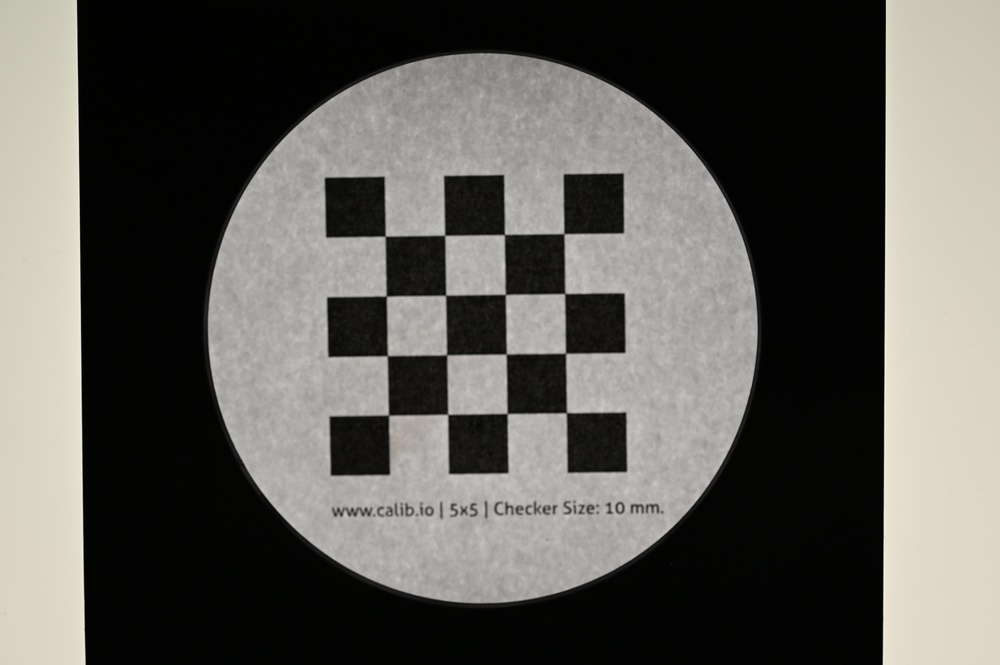
#> input picture images/calibration_image.jpg, 1000 x 665 px, shrunk from 6048 x 4024 before the run
$ jupyter execute experimentCalibration.ipynb
#> lines starting #> are read from the running program, lines starting #| are printed output that depends on the picture; after the words box and inside, x2 and y2 are one past the last pixel; in counts of white or black regions, pixels touching at a corner belong together
#> further down, calibImg is the input picture: shape (665, 1000, 3); mean B, G, R 88.3, 92.8, 94.8
### maragoniProcessing/scalingFactor.py
import cv2
import numpy as np

def scalingFactor(calib_img: np.ndarray, patternSize: tuple, checkerSize: int) -> tuple:
    '''returns the scaling factor and a varification image for calibration image
    Parameter:
        + calib_img: Calibration image with checkerboard on it
        + patternSize: number of intersections. CAVE=Gridsize-1
        + checkerSize: distance of intersections in mm'''
#> called with patternSize = (4, 4), checkerSize = 10

    img = calib_img.copy()
    if len(img.shape) >= 3: # convert to gray scale
        img = cv2.cvtColor(img, cv2.COLOR_BGR2GRAY)
    ret, corners = cv2.findChessboardCorners(img, patternSize, None)
#> ret = True; corners = 16 rows, first 8: [563.9, 233.6], [564.8, 293.5], [565.6, 353.3], [566.5, 412.6], [504.4, 234.5], [505.4, 294.4], [506.3, 354.2], [507.3, 413.7]

    if ret:
        width = patternSize[0]
        height = patternSize[1]
        distanceValues = np.zeros(width*(width-1)+height*(height-1))
        # Vertical values
        i = 0 # corner counter
        n = 0 # value counter
        while i < (width*height):
            if (i+1)%height !=0:
            # Euclidian norm
                distanceValues[n]= np.linalg.norm(corners[i+1]-corners[i])
                n+=1
            i+=1
#> after the loop, distanceValues = 24 values, max 60.01 at index 6, min 0 at index 12, mean 29.84; i = 16; n = 12
        # Horizontal values
        i = 0 # corner counter
        while i < ((width*height)-height):
            # Euclidian norm
            distanceValues[n]= np.linalg.norm(corners[i+height]-corners[i])
            n+=1
            i+=1
#> after the loop, distanceValues = 24 values, max 60.01 at index 6, min 59.08 at index 22, mean 59.56; i = 12; n = 24
        d = np.mean(distanceValues)
#> d = 59.56
        # Euclidian norm between the first to corners Deprecated
        #d = np.linalg.norm(corners[1]-corners[0]) Deprecated
        # scaling factor
        scal = checkerSize/d
#> scal = 0.168

        # return overlayed edges
        corners = corners.astype(int)
#> corners = 16 rows, first 8: [563, 233], [564, 293], [565, 353], [566, 412], [504, 234], [505, 294], [506, 354], [507, 413]
        for c in corners:
            calib_img = cv2.drawMarker(
                calib_img, #img
                c[0], #position
                (0,255,0), #color
                cv2.MARKER_CROSS, #markerType
                50, #markerSize
                50) #thickness
#> this loop made 16 passes
#> c on passes 1 to 12: [[563, 233]], [[564, 293]], [[565, 353]], [[566, 412]], [[504, 234]], [[505, 294]], [[506, 354]], [[507, 413]], [[444, 235]], [[445, 295]], [[446, 354]], [[447, 414]]
#> pass 2, in scalingFactor, `calib_img = cv2.drawMarker( calib_img,`:
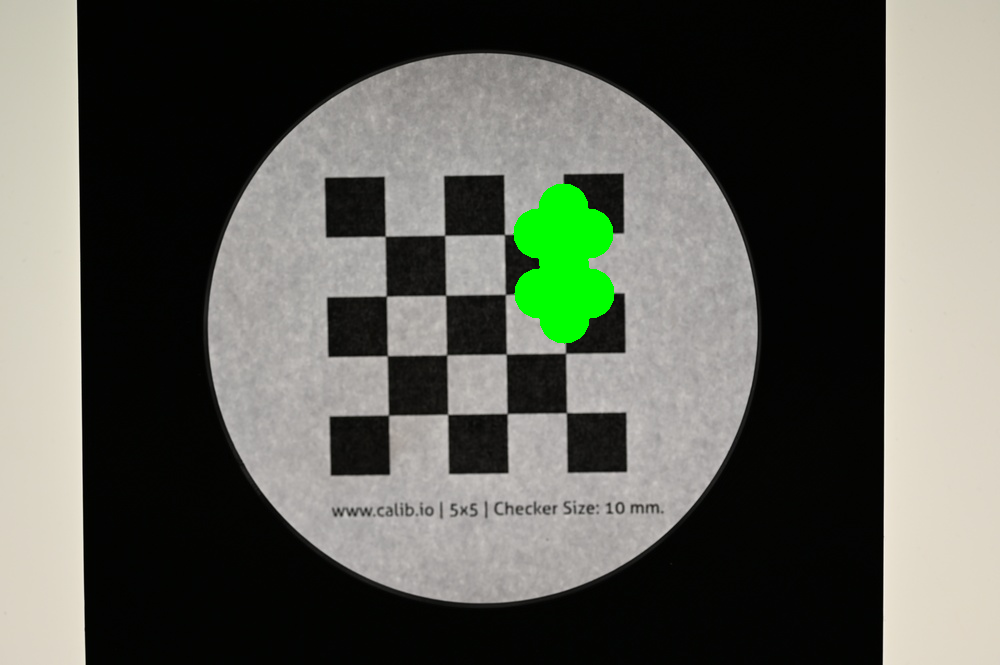
#> calib_img: shape (665, 1000, 3); mean B, G, R 86.6, 95.4, 93.1
#> pass 3, in scalingFactor, `calib_img = cv2.drawMarker( calib_img,`:
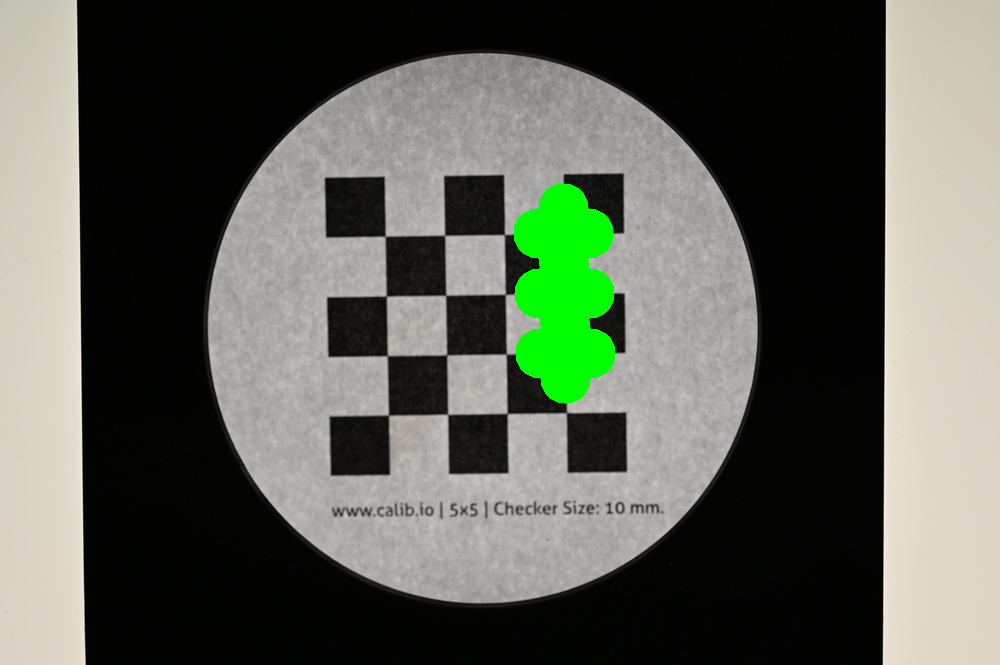
#> calib_img: shape (665, 1000, 3); 0.75% of pixels changed, all inside (x1, y1, x2, y2) = (515, 321, 616, 404)
#> after the loop:
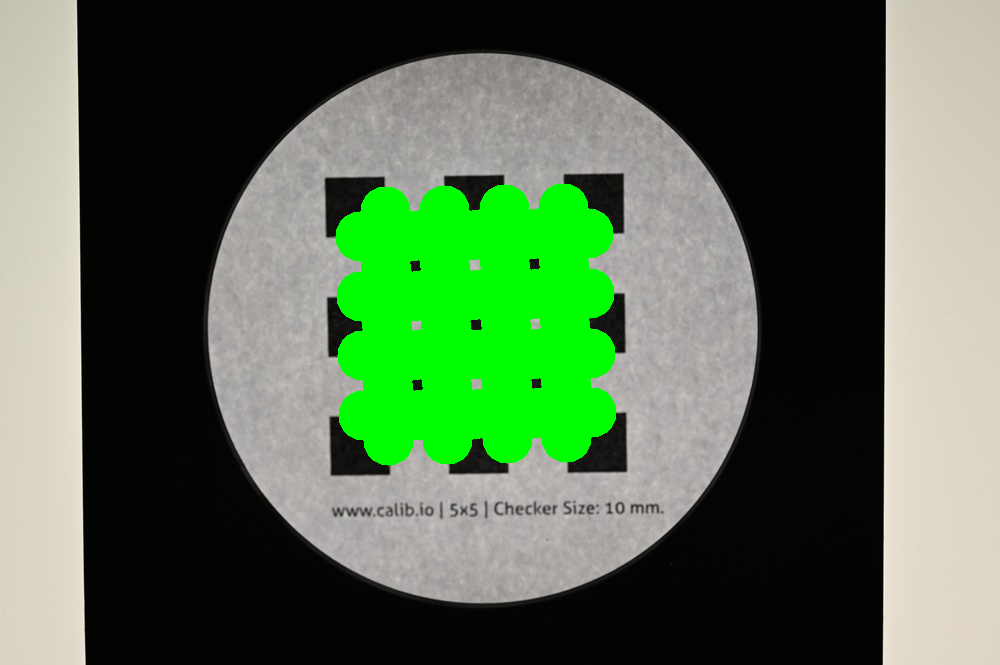
#> calib_img: shape (665, 1000, 3); 7.62% of pixels changed, all inside (x1, y1, x2, y2) = (335, 184, 617, 466)

        return (scal, calib_img)
    else:
        raise ValueError

### examples/experimentCalibration.ipynb
[cell 1]
import sys
sys.path.append("..")

import cv2
from maragoniProcessing.scalingFactor import scalingFactor
import matplotlib.pyplot as plt

calibImg = cv2.imread("../images/calibration_image.jpg")
plt.imshow(calibImg)
plt.show()

[cell 2]
scal, calibImg = scalingFactor(
    calib_img=calibImg,
    patternSize=(4,4),
    checkerSize=10)
#> scal = 0.168
print(f"Skalierungsfaktor = {scal:.2f} mm/pix")
#| Skalierungsfaktor = 0.17 mm/pix
plt.imshow(calibImg)
plt.show()
